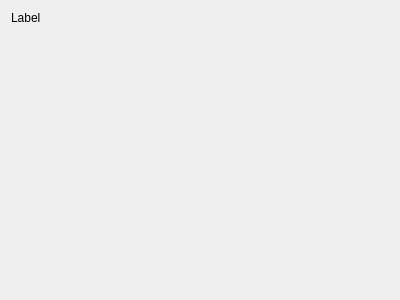
<?xml version="1.0" encoding="UTF-8"?>
<ui version="4.0">
    <class>DashboardItem</class>
    <widget class="QWidget" name="DashboardItem">
        <property name="geometry">
            <rect>
                <x>0</x>
                <y>0</y>
                <width>400</width>
                <height>300</height>
            </rect>
        </property>
        <property name="windowTitle">
            <string>Form</string>
        </property>
        <layout class="QFormLayout" name="formLayout">
            <item row="0" column="0">
                <widget class="QLabel" name="label">
                    <property name="text">
                        <string>Label</string>
                    </property>
                </widget>
            </item>
        </layout>
    </widget>
    <resources/>
    <connections/>
</ui>
